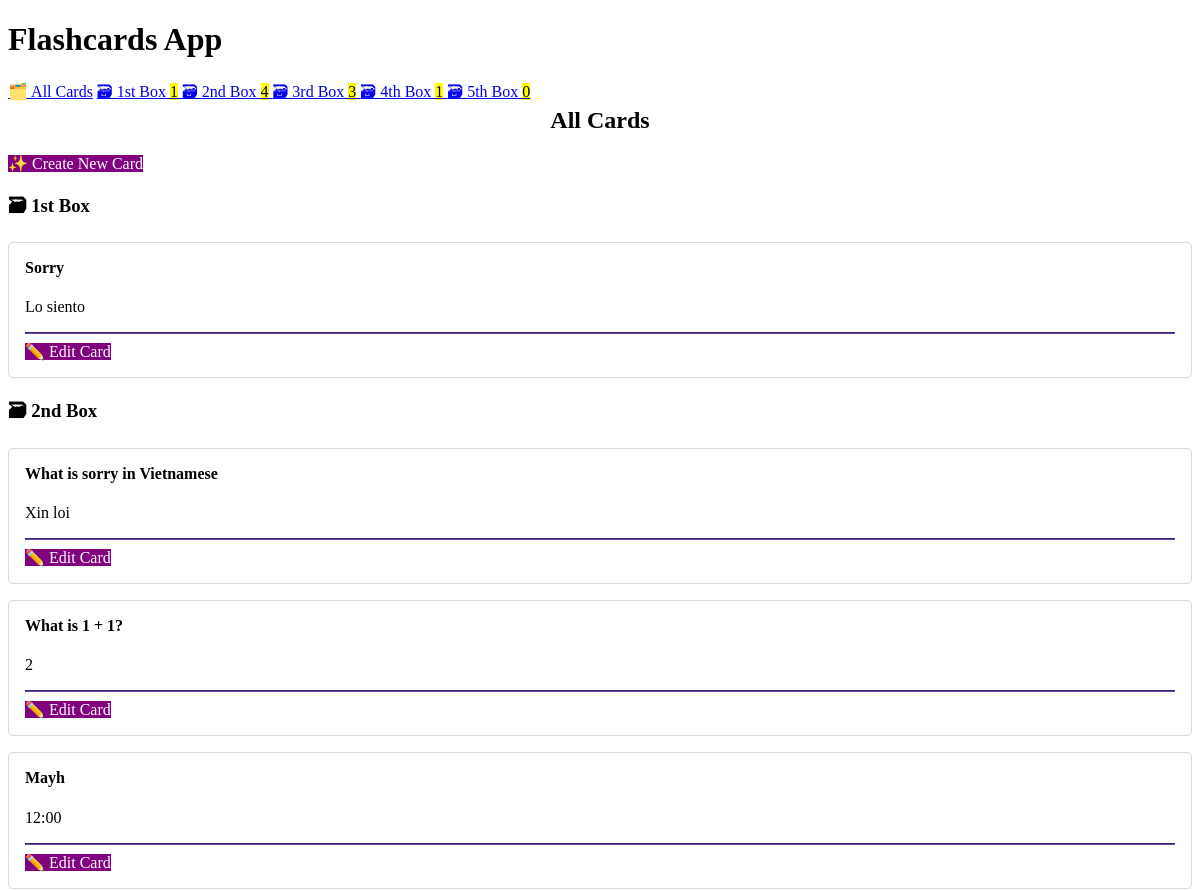
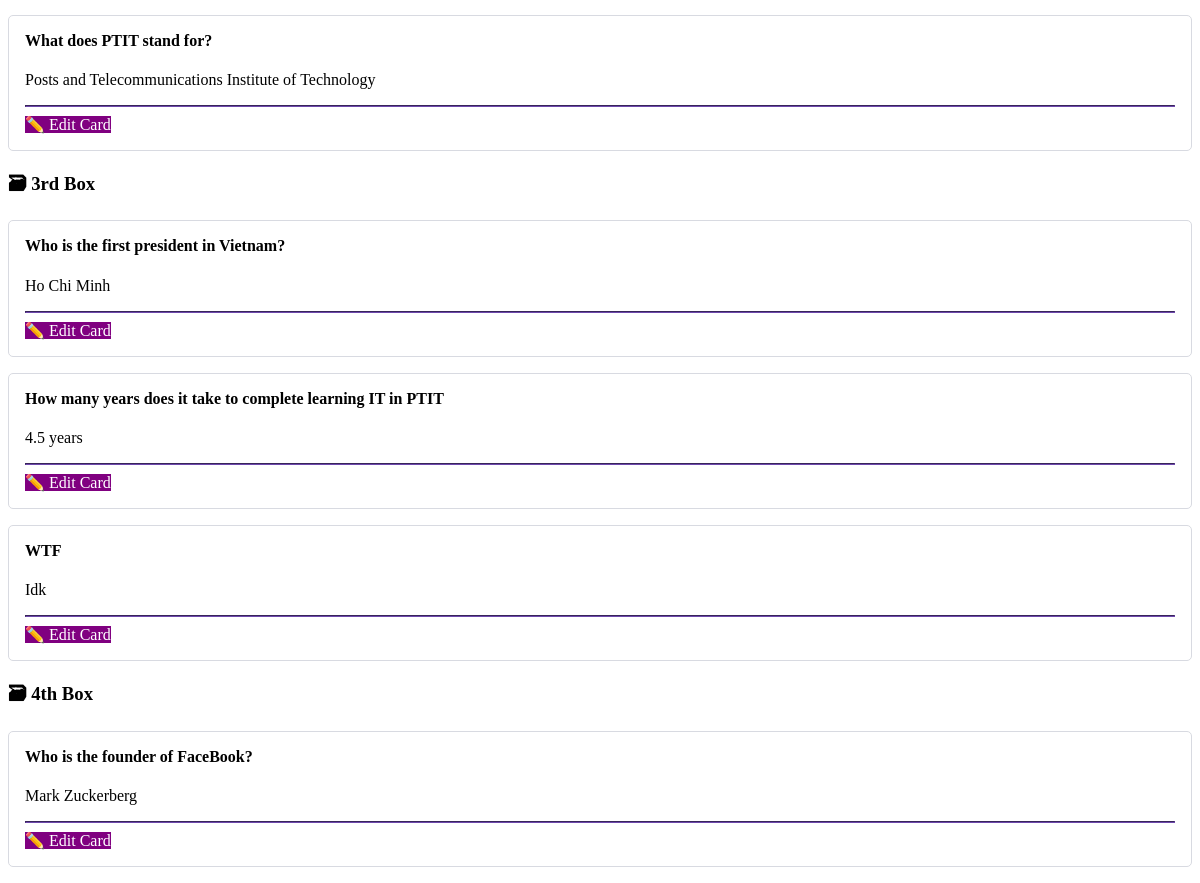
The page / on the database its author committed (2 pictures, top to bottom).
### cards/models.py (models this page shows, shortened)
class Card(models.Model):
    question = models.CharField(max_length=100)
    answer = models.CharField(max_length=100)
    box = models.IntegerField(
        choices=zip(BOXES, BOXES),
        default=BOXES[0],
    )
    date_created = models.DateTimeField(auto_now_add=True)

### cards/views.py (the view)
# urls.py: path("", views.CardListView.as_view(), name="card-list"),
class CardListView(ListView):
    model = Card
    queryset = Card.objects.all().order_by("box", "-date_created")

### cards/templatetags/cards_tags.py (called while the page is built)
@register.inclusion_tag("cards/box_links.html")
def boxes_as_links():
    boxes = []
    for box_num in BOXES:
        card_count = Card.objects.filter(box=box_num).count()
        boxes.append({
            "number": box_num,
            "card_count": card_count,
        })
    return {"boxes": boxes}

### cards/templates/cards/card_list.html
{% extends "cards/base.html" %}
{% load humanize %}
{% block content %}
    <h2>
        All Cards
    </h2>
    <a href="{% url 'card-create' %}" role="button" style="background-color: purple;">
        ✨ Create New Card
    </a>
    {% for card in card_list %}
        {% ifchanged %}
            <h3>🗃 {{ card.box | ordinal }} Box</h3>
        {% endifchanged %}
        {% include "cards/card.html" %}
    {% endfor %}
{% endblock content %}

### cards/templates/cards/base.html (shortened to what this page needs)
<!DOCTYPE html>
<html lang="en">
<head>
    <link rel="stylesheet" href="https://cdn.simplecss.org/simple.min.css">
</head>
<body>
    <header>
        <h1>Flashcards App</h1>
        {% include "cards/navigation.html" %}
    </header>
    <main>
        {% block content %}{% endblock content %}
    </main>
</body>
</html>

### cards/templates/cards/navigation.html
{% load cards_tags %}
<nav>
    <a href="{% url 'card-list' %}">🗂️ All Cards</a>
    {% boxes_as_links %}
</nav>

### cards/templates/cards/box_links.html
{% load humanize %}
{% for box in boxes %}
    <a href="{% url 'box' box_num=box.number %}">
        🗃 {{ box.number | ordinal }} Box <mark>{{ box.card_count }}</mark>
    </a>
{% endfor %}

### cards/templates/cards/card.html (shortened to what this page needs)
<article>
    <h4>{{ card.question }}</h4>
    {% if not check_card %}
        <p>{{ card.answer }}</p>
        <hr>
        <a href="{% url 'card-update' card.id %}" role="button">
            ✏️ Edit Card
        </a>
    {% endif %}
</article>

### cards/templates/cards/base.html (style rules this page uses)
:root { --accent: #6e48ad; --accent-bg: white; --bg: #fff; --text: #212121; --text-light: #585858; --border: #d8dae1; --code: #d81b60; --preformatted: #444; }
article { background-color: var(--marked); border: 1px solid var(--border); border-radius: 5px; padding: 1em; margin: 1em 0; }
h2 { text-align: center; }
h2, h4 { margin-top: 0; }
hr { background: var(--accent); border-color: var(--accent); }
button, a[role="button"] { color: white; background: purple; text-decoration: none; }

### rows shown on the page
Card: box|ordinal "1st", question "Sorry", answer "Lo siento"
Card: box|ordinal "2nd", question "What is sorry in Vietnamese", answer "Xin loi"
Card: question "What is 1 + 1?", answer "2"
Card: question "Mayh", answer "12:00"
Card: question "What does PTIT stand for?", answer "Posts and Telecommunications Institute of Technology"
Card: box|ordinal "3rd", question "Who is the first president in Vietnam?", answer "Ho Chi Minh"
Card: question "How many years does it take to complete learning IT in PTIT", answer "4.5 years"
Card: question "WTF", answer "Idk"
Card: box|ordinal "4th", question "Who is the founder of FaceBook?", answer "Mark Zuckerberg"

### other values the page prints
{{ box.number | ordinal }} "1st" "2nd" "3rd" "4th" "5th"
{{ box.card_count }} "1" "4" "3" "1" "0"
